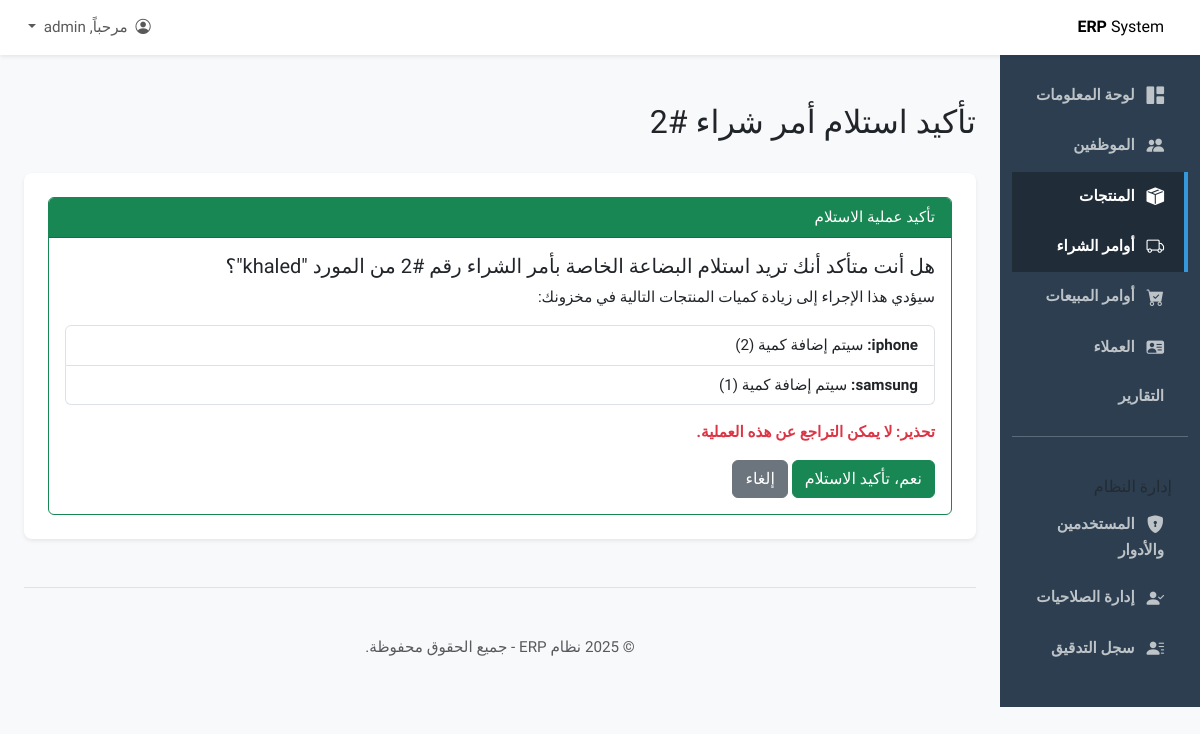
Page /products/purchase-orders/2/receive/ (signed in) on the committed database.
### inventory/models.py (models this page shows, shortened)
class PurchaseOrder(models.Model):
    STATUS_CHOICES = [
        ('PENDING', 'قيد الانتظار'),
        ('ORDERED', 'تم الطلب'),
        ('RECEIVED', 'تم الاستلام'),
    ]
    supplier = models.ForeignKey(Supplier, on_delete=models.CASCADE, verbose_name="المورد")
    order_date = models.DateTimeField(default=timezone.now, verbose_name="تاريخ الطلب")
    expected_delivery_date = models.DateField(null=True, blank=True, verbose_name="تاريخ التسليم المتوقع")
    status = models.CharField(max_length=20, choices=STATUS_CHOICES, default='PENDING', verbose_name="حالة الطلب")
    class Meta:
        verbose_name = "أمر شراء"
        verbose_name_plural = "أوامر الشراء"

class Supplier(models.Model):
    name = models.CharField(max_length=200, unique=True, verbose_name="اسم المورد")
    contact_person = models.CharField(max_length=100, blank=True, null=True, verbose_name="الشخص المسؤول")
    phone_number = models.CharField(max_length=20, blank=True, null=True, verbose_name="رقم الهاتف")
    email = models.EmailField(blank=True, null=True, verbose_name="البريد الإلكتروني")
    address = models.TextField(blank=True, null=True, verbose_name="العنوان")
    class Meta:
        verbose_name = "المورد"
        verbose_name_plural = "الموردين"

class PurchaseOrderItem(models.Model):
    purchase_order = models.ForeignKey(PurchaseOrder, on_delete=models.CASCADE, related_name='items', verbose_name="أمر الشراء")
    product = models.ForeignKey(Product, on_delete=models.CASCADE, verbose_name="المنتج")
    quantity = models.PositiveIntegerField(verbose_name="الكمية")
    unit_price = models.DecimalField(max_digits=10, decimal_places=2, verbose_name="سعر الشراء للوحدة")
    class Meta:
        verbose_name = "بند في أمر الشراء"
        verbose_name_plural = "بنود أوامر الشراء"

class Product(models.Model):
    name = models.CharField(max_length=200, unique=True, verbose_name="اسم المنتج")
    description = models.TextField(blank=True, null=True, verbose_name="الوصف")
    sku = models.CharField(max_length=50, unique=True, verbose_name="SKU (رقم المنتج)")
    purchase_price = models.DecimalField(max_digits=10, decimal_places=2, verbose_name="سعر الشراء")
    sale_price = models.DecimalField(max_digits=10, decimal_places=2, verbose_name="سعر البيع")
    quantity_in_stock = models.PositiveIntegerField(default=0, verbose_name="الكمية في المخزون")
    unit_of_measure = models.CharField(max_length=50, verbose_name="وحدة القياس", help_text="مثال: قطعة، كجم، لتر")
    supplier = models.ForeignKey(Supplier, on_delete=models.SET_NULL, null=True, blank=True, verbose_name="المورد")
    reorder_level = models.PositiveIntegerField(default=10, verbose_name="حد إعادة الطلب")
    history = HistoricalRecords()
    class Meta:
        verbose_name = "المنتج"
        verbose_name_plural = "المنتجات"

### inventory/views.py (the view, shortened to what this page needs)
# urls.py: path('<int:pk>/receive/', views.receive_purchase_order_view, name='purchase_order_receive'),
@login_required
def receive_purchase_order_view(request, pk):
    order = get_object_or_404(PurchaseOrder.objects.prefetch_related('items__product'), pk=pk)
    if order.status == 'RECEIVED':
        messages.warning(request, "هذا الطلب تم استلامه مسبقًا.")
        return redirect('purchase_order_detail', pk=pk)
    context = {'order': order}
    return render(request, 'inventory/receive_purchase_order_confirm.html', context)

### inventory/templates/inventory/receive_purchase_order_confirm.html (shortened to what this page needs)
{% extends "base.html" %}
{% block page_title %}تأكيد استلام أمر شراء #{{ order.id }}{% endblock %}
{% block content %}
<div class="card border-success">
    <div class="card-header bg-success text-white">
        تأكيد عملية الاستلام
    </div>
    <div class="card-body">
        <h5 class="card-title">هل أنت متأكد أنك تريد استلام البضاعة الخاصة بأمر الشراء رقم #{{ order.id }} من المورد "{{ order.supplier.name }}"؟</h5>
        <p class="card-text">سيؤدي هذا الإجراء إلى زيادة كميات المنتجات التالية في مخزونك:</p>
        <ul class="list-group mb-3">
            {% for item in order.items.all %}
                <li class="list-group-item">
                    <strong>{{ item.product.name }}:</strong> سيتم إضافة كمية ({{ item.quantity }})
                </li>
            {% endfor %}
        </ul>
        <p class="text-danger fw-bold">تحذير: لا يمكن التراجع عن هذه العملية.</p>
        <form method="post">
            <button type="submit" class="btn btn-success">نعم، تأكيد الاستلام</button>
            <a href="{% url 'purchase_order_detail' pk=order.pk %}" class="btn btn-secondary">إلغاء</a>
        </form>
    </div>
</div>
{% endblock %}

### static/css/custom.css (style rules this page uses)
body { font-family: 'Cairo', sans-serif; font-size: 0.95rem; background-color: #f8f9fa; }

### rows in the picture
PurchaseOrder: id "2", supplier.name "khaled"
PurchaseOrderItem: product.name "iphone", quantity "2"
PurchaseOrderItem: product.name "samsung", quantity "1"
